Frame 1 (no input): blank canvas, image omitted
Frame 60 (no input): blank canvas, image omitted
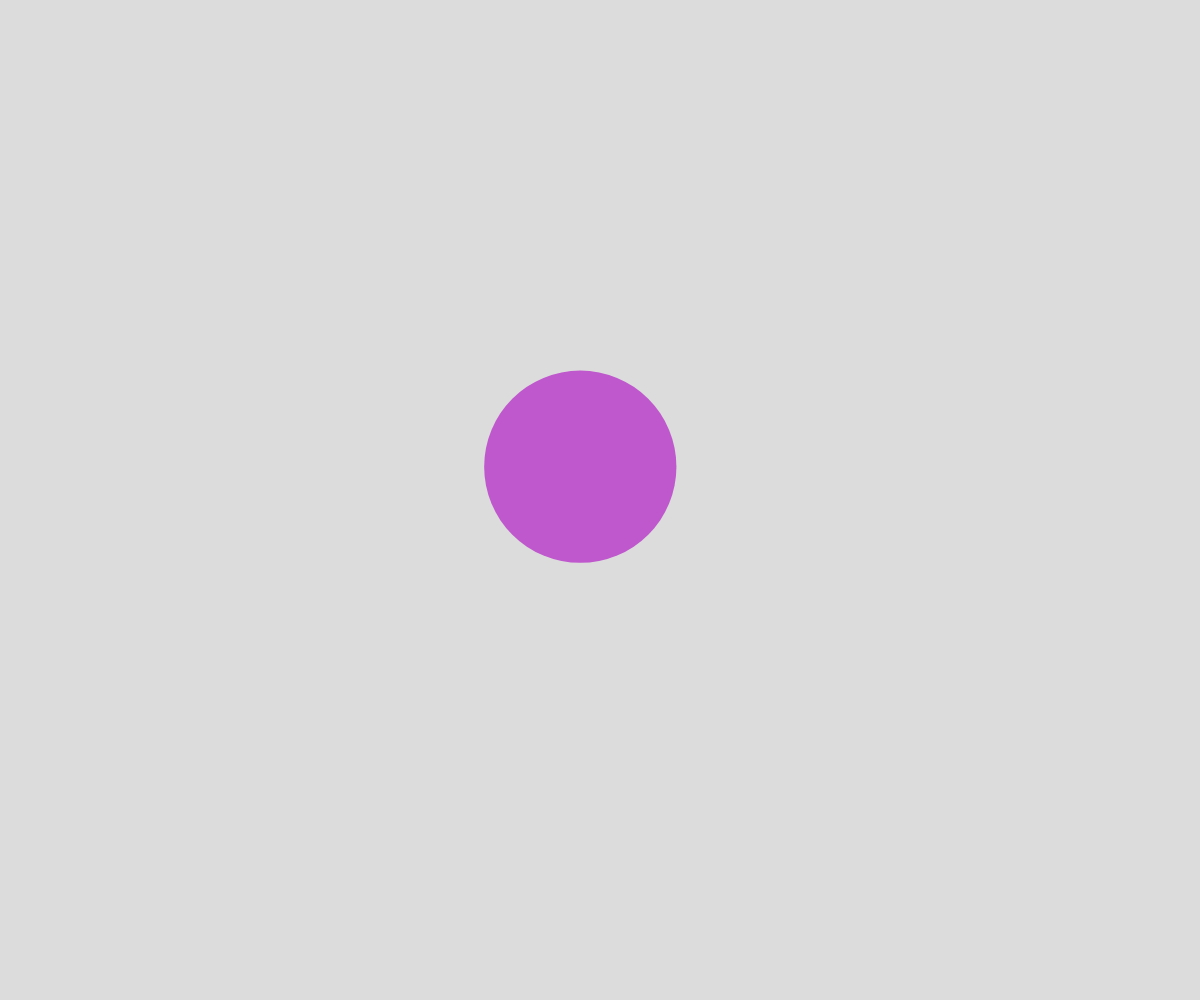
Frame 120 (the mouse pressed at the canvas centre since frame 60)

The p5.js sketch whose frames 1 and 60 were blank and that drew this single picture after the mouse press (run headless with seeded random() and noise() and a simulated clock; from frame 60 on, the mouse is pressed at the canvas centre):

// p5.js sketch
// ── sketch.js
// Project Title
// Your Name
// Date
//
// Extra for Experts:
// - describe what you did to take this project "above and beyond"

let nodes = [];

function setup() {
  createCanvas(windowWidth, windowHeight);
}

function draw() {
  background(220);
  for(let node of nodes) {
    node.move();
    node.draw();
  }
}

function mousePressed() {
  nodes.push(new MovingNode(mouseX, mouseY));
}

class MovingNode {
  constructor(x, y) {
    this.x = x;
    this.y = y;
    this.xTime = random(1000);
    this.yTime = random(1000);
    this.deltaTime = 0.05;
    this.defaultR = 50;
    this.maxRIncrease = 150;
    this.color = color(random(255), random(255), random(255));
    this.minLineDist = 30;
  }
  mouseDist() {
    return dist(this.x, this.y, mouseX, mouseY);
  }
  calcR() {
    return this.defaultR + max(0, 1-this.mouseDist()/750) * this.maxRIncrease;
  }
  draw() {
    noStroke();
    fill(this.color);
    circle(this.x, this.y, this.calcR());
    stroke(0);
    strokeWeight(5);
    for(let node of nodes) {
      const orig_d = dist(node.x, node.y, this.x, this.y);
      const d = orig_d - node.calcR() - this.calcR();
      if(d > this.minLineDist || orig_d === 0) {
        continue;
      }
      line(node.x, node.y, this.x, this.y);
    }
    
  }
  move() {
    const dx = map(noise(this.xTime), 0, 1, -100 * this.deltaTime, 100 * this.deltaTime);
    const dy = map(noise(this.yTime), 0, 1, -100 * this.deltaTime, 100 * this.deltaTime);

    this.x += dx;
    if(this.x > width) {
      this.x -= width;
    }
    if(this.x < 0) {
      this.x += width;
    }
    this.y += dy;
    if(this.y > height) {
      this.y -= height;
    }
    if(this.y < 0) {
      this.y += height;
    }

    this.xTime += this.deltaTime;
    this.yTime += this.deltaTime;
  }
}
